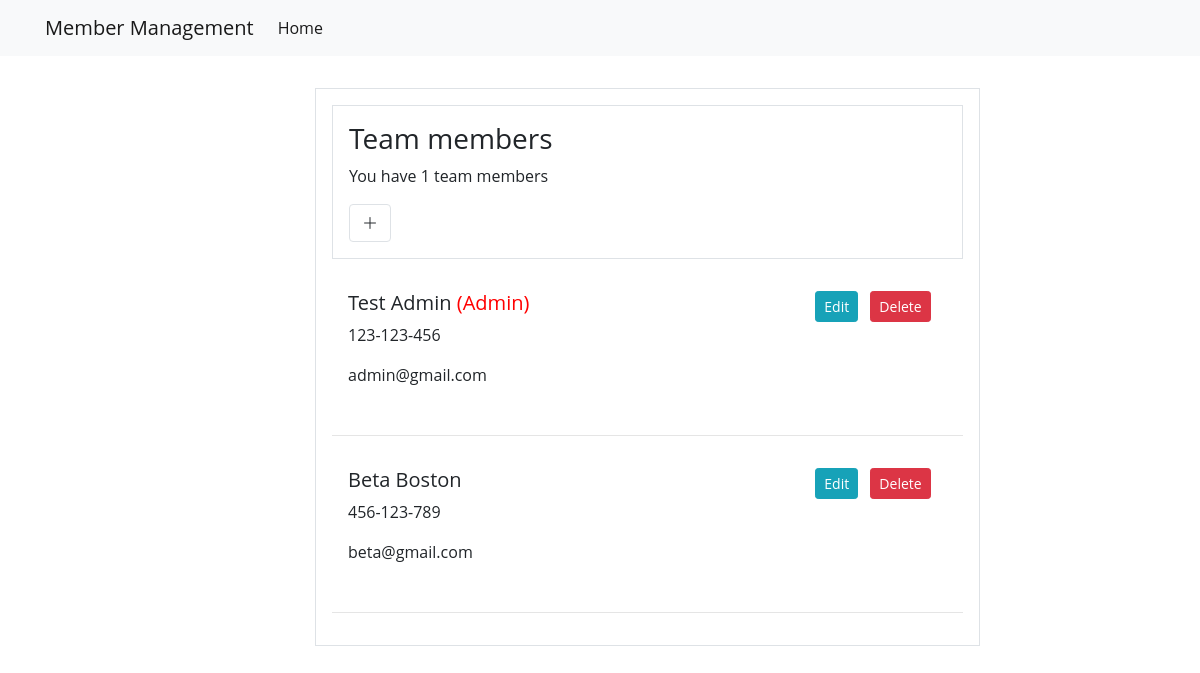
Before: / with the older database file.
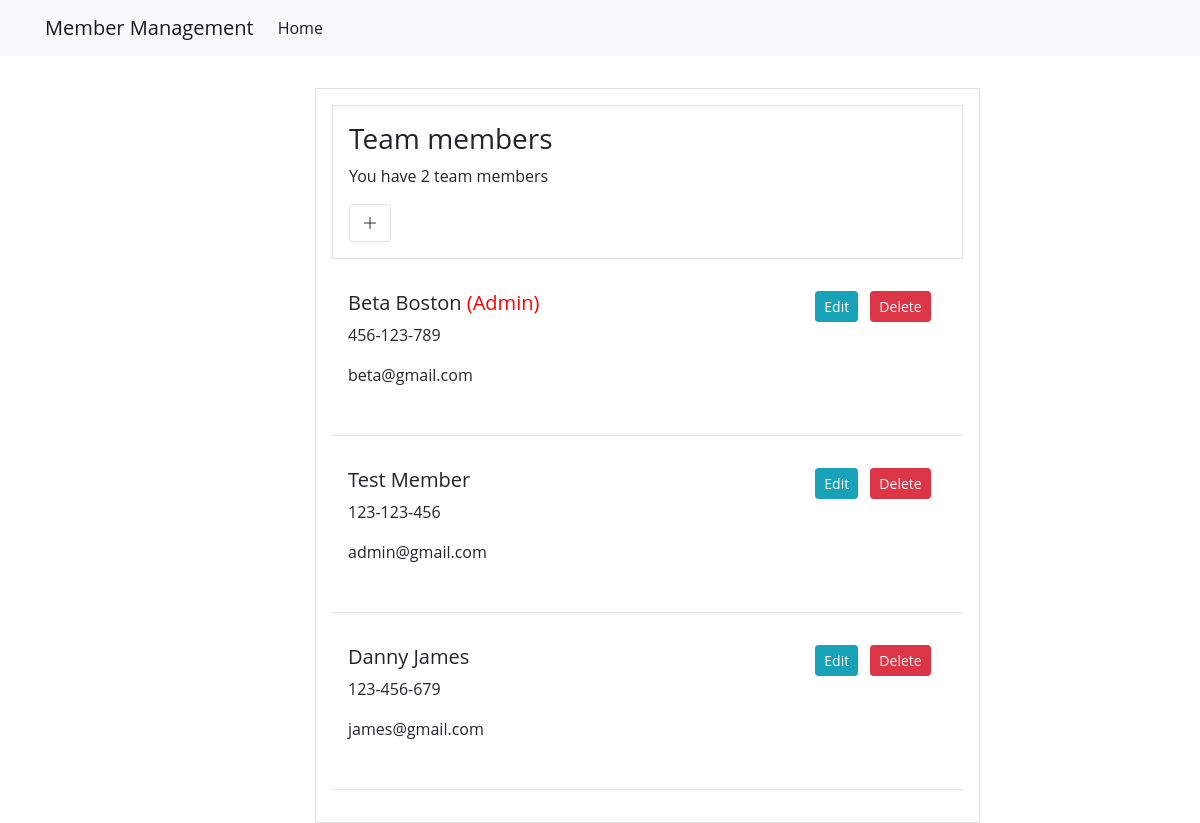
After: the same page with the newer database file.
### membermanagementapp/models.py (models this page shows, shortened)
class Member(models.Model):
    first_name  = models.CharField(max_length=50)
    last_name   = models.CharField(max_length=50)
    email  = models.EmailField(max_length=70,blank=True)
    phone_number  = models.CharField(max_length=50,blank=True,null=True)
    role = models.CharField(max_length=50, blank=True, null=True, choices=role_choice, default='Regular Member')

### membermanagementapp/views.py (the view)
# urls.py: path('', MemberList.as_view(), name='membermangement-index'),
class MemberList(ListView):
    model = Member
    context_object_name = 'members'
    template_name = 'membermanagementapp/index.html'
    def get_context_data(self, **kwargs):
        context = super().get_context_data(**kwargs)
        context['members'] =  Member.objects.all().order_by('role')
        context['count_members'] =  Member.objects.filter(role='Regular Member').count()
        return context

### membermanagementapp/templates/membermanagementapp/index.html
{% extends 'partials/base.html' %}
{% block content %}
    <div >
        {% include 'partials/side.html' %}
        {% for member in members %}
        <div class="p-3">
            <div class="row">
                <div class="col-md-8">
                    <h5>
                        {{ member.first_name }}
                        {{ member.last_name }}
                        {% if member.role == 'Admin' %}
                            <h7 style="color:red;">({{ member.role }})</h7>
                        {% endif %}
                    </h5>
                    <p>{{ member.phone_number }}</p>
                    <p>{{ member.email }}</p>
                </div>
                <div class="col-md-4">
                    <a class="btn btn-info btn-sm ml-5" href="{% url 'membermangement-edit-item' member.id %}">Edit</a>
                    <a class="btn btn-danger btn-sm ml-2" href="{% url 'membermangement-delete-item' member.id %}">Delete</a>
                </div>
            </div>
        </div>
        <hr>
        {% endfor %}
    </div>
{% endblock %}

### membermanagementapp/templates/partials/base.html (shortened to what this page needs)
<!DOCTYPE html>
<html lang="en">
  <head>
    <link
      rel="stylesheet"
      href="https://cdn.jsdelivr.net/npm/bootstrap@4.6.1/dist/css/bootstrap.min.css"
    />
    <link
      rel="stylesheet"
      href="https://cdn.jsdelivr.net/npm/bootstrap-icons@1.7.2/font/bootstrap-icons.css"
    />
  </head>
  <body>
    {% include 'partials/nav.html' %}
    <div class="container">
      <div class="row mt-3 pt-3">
        <div class="col-md-3"></div>
        <div class="col-md-7 border p-3">
          {% block content %} {% endblock %}
        </div>
      </div>
    </div>
  </body>
</html>

### membermanagementapp/templates/partials/nav.html (shortened to what this page needs)
<nav class="navbar navbar-expand-lg navbar-light bg-light">
    <div class="container">
  <a class="navbar-brand" href="/">Member Management</a>
  <div class="collapse navbar-collapse" id="navbarSupportedContent">
    <ul class="navbar-nav mr-auto">
      <li class="nav-item active">
        <a class="nav-link" href="/"
          >Home <span class="sr-only">(current)</span></a
        >
      </li>
    </ul>
  </div>
</div>
</nav>

### membermanagementapp/templates/partials/side.html
<div class="border p-3 mb-3">
  <h3>Team members</h3>
  <p>You have {{count_members}} team members</p>
  <a class="border btn btn-default " href="/addMember">
    <i class="bi bi-plus-lg"></i>
</a>
</div>

### membermanagementapp/templates/partials/base.html (style rules this page uses)
body { font-family: 'Open Sans', sans-serif; }

Changed rows visible on the page:
changed Member "Beta": role (not shown) → "Admin"; moves up the list
changed Member "Test": last_name "Admin" → "Member"; role "Admin" → (not shown)
added Member: first_name "Danny", last_name "James", phone_number "123-456-679", email "james@gmail.com"
Other visible differences:
{{ count_members }}: "1" → "2"
